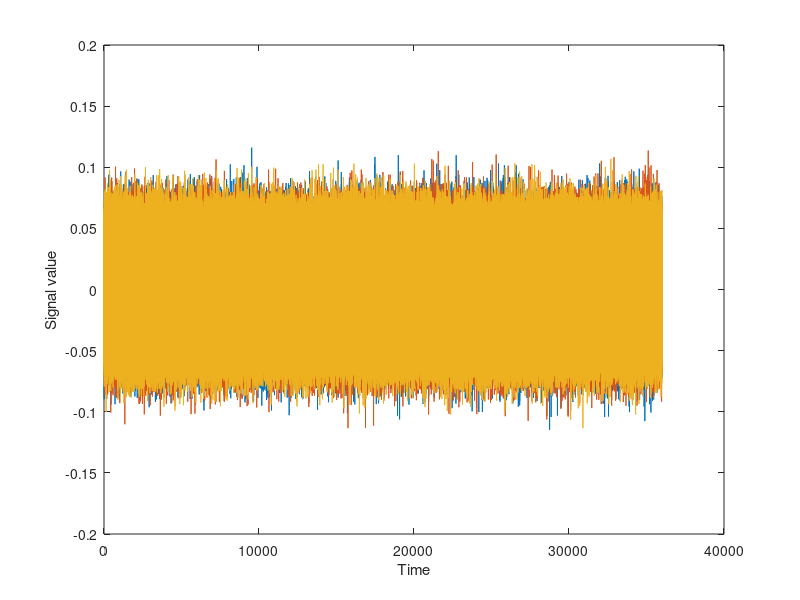

Write the MATLAB code that produced this figure. (Note: this script raises an error after producing the figure.)
%% ROInets 1 - Introduction to orthogonalization
%
% This example uses synthetic signals to illustrate the effect of orthogonalization.
%
%% TUTORIAL
% Spatial leakage in the beamformer results in correlations between adjacent/nearby voxels being
% introduced, that are not the result of correlations in neural activity. As an approximation, this
% can be corrected for by removing all zero-lag correlations. Note that this does not eliminate correlations
% in the amplitude envelopes (although it does decrease them somewhat). By doing this, the remaining
% correlation is assumed to reflect genuine functional connectivity. 
% 
% To demonstrate orthogonalization in practice, this example illustrates the use of the low-level
% |ROInets| function |remove_source_leakage()| which implements the core orthogonalization algorithms.
%
% First, we generate a synthetic signal and plot it
Fs       = 100; %Hz
duration = 36000; %s
time     = 0:1.0/Fs:duration;
nSamples = length(time);
b        = fir1(1024, 0.5);
nVoxels  = 3;
[ARfilterTerms, ARnoiseVar] = lpc(b, 7); 
% Generate data from a covariance matrix and smooth
C    = [1  -0.1 0.6
       -0.1   1 0.3
        0.6 0.3   1] * ARnoiseVar;
u    = chol(C)' * randn(nVoxels, nSamples);
data = filter(1, ARfilterTerms, u.').';
figure('Name', 'Input data', 'Color', 'w');
plot(time.', data.');
xlabel('Time')
ylabel('Signal value')
%%
% Our signal has 3 'voxels' and we will assign each to its own 'parcel'
spatialBasis = eye(3);

%% 
% Notice that the signal has correlations between channels
corr(data')

%%
% The |remove_source_leakage()| function takes in the data matrix, as well as the orthogonalization
% method. To apply symmetric orthogonalization, we can simply call:
tic
data_orthog = ROInets.remove_source_leakage(data, 'closest');
toc
%%
% Now, the channels have no static zero-lag correlation
corr(data_orthog')

%%
% However, the amplitude of the orthogonalized signals is quite different to the original signals
std(data')
std(data_orthog')

%%
% The 'closest' orthogonalization method also results in orthogonal signals, but iteratively 
% rotates and scales the basis vectors to best preserve the original signals. As a result, 
% the orthogonalized signals are still uncorrelated, but their amplitudes much better match the
% original signals
data_orthog_closest = ROInets.remove_source_leakage(data, 'closest');
corr(data_orthog_closest')
std(data_orthog_closest')

%%
% The 'closest' orthogonalization method also results in orthogonal signals, but iteratively 
% rotates and scales the basis vectors to best preserve the original signals. As a result, 
% the orthogonalized signals are still uncorrelated, but their amplitudes much better match the
% original signals

%% EXERCISES
% 1. Have a closer look at the outcome of the orthogonalisation procedures,
% using simple superimposed plotting or compute correlations between the
% different orthogonalization. 
%
% 2. Also, try to model a situation where one parcel gets a lot of signal from
% another one (due to a bad parcellation, for example). This can be modeled
% by increasing the correlation between e.g. parcel 1 and 3 as defined by
% the matrix multiplied in variable C (i.e. change both values of 0.6 to 0.9, for
% example). Check the outcome of the orthogonalization. Have a look at how
% much the orthogonalization changes the original signal (by simply
% plotting over each other or by calculating the correlation coefficient).
% What happens with the similarity between the original and the 'closest'
% orthogonalisation if there is this elevated mixing of signals in comparison to
% the example in the practical?
% 
% 3. Why would someone want to use 'symmetric' over 'closest' orthogonalization
% if it matches the original time-series so much better in terms of
% amplitude? Increase the dimensionality and/ or length of fthe time
% courses? and compare runtimes. Also, check how these two time-series
% compare (correlation or simple visual inspection).

